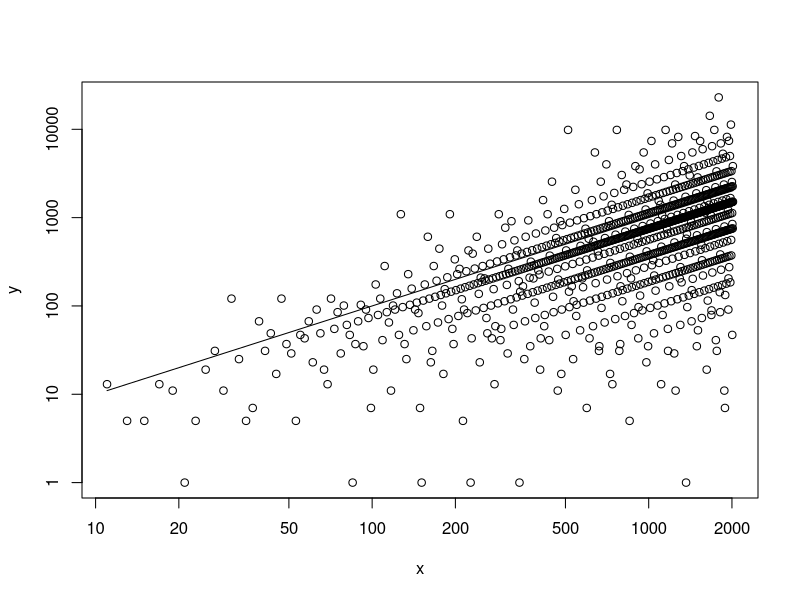

Source code (R):
uneven <- function(n, b=1){
	while(n%%2==0){
		n <- b*(n/2)
	}
	return(n)
}

collStepCalc <- function(n){
	return(uneven(uneven(n+1, 3)-1))
}
collStep <- Vectorize(collStepCalc)

series <- function(n, max=1000){
	v <- numeric(max)
	v[1] <- n
	i <- 1
	while(n!=1 & i<max){
		i <- i+1
		n <- collStep(n)
		v[i] <- n
	}
	return(v[1:i])
}

print(series(97))

x <- seq(from=11, to=2017, by=2)
y <- collStep(x)

plot(x, y
	, type="p"
	, log="xy"
)
lines(x, x)

# print(data.frame(x, y))
